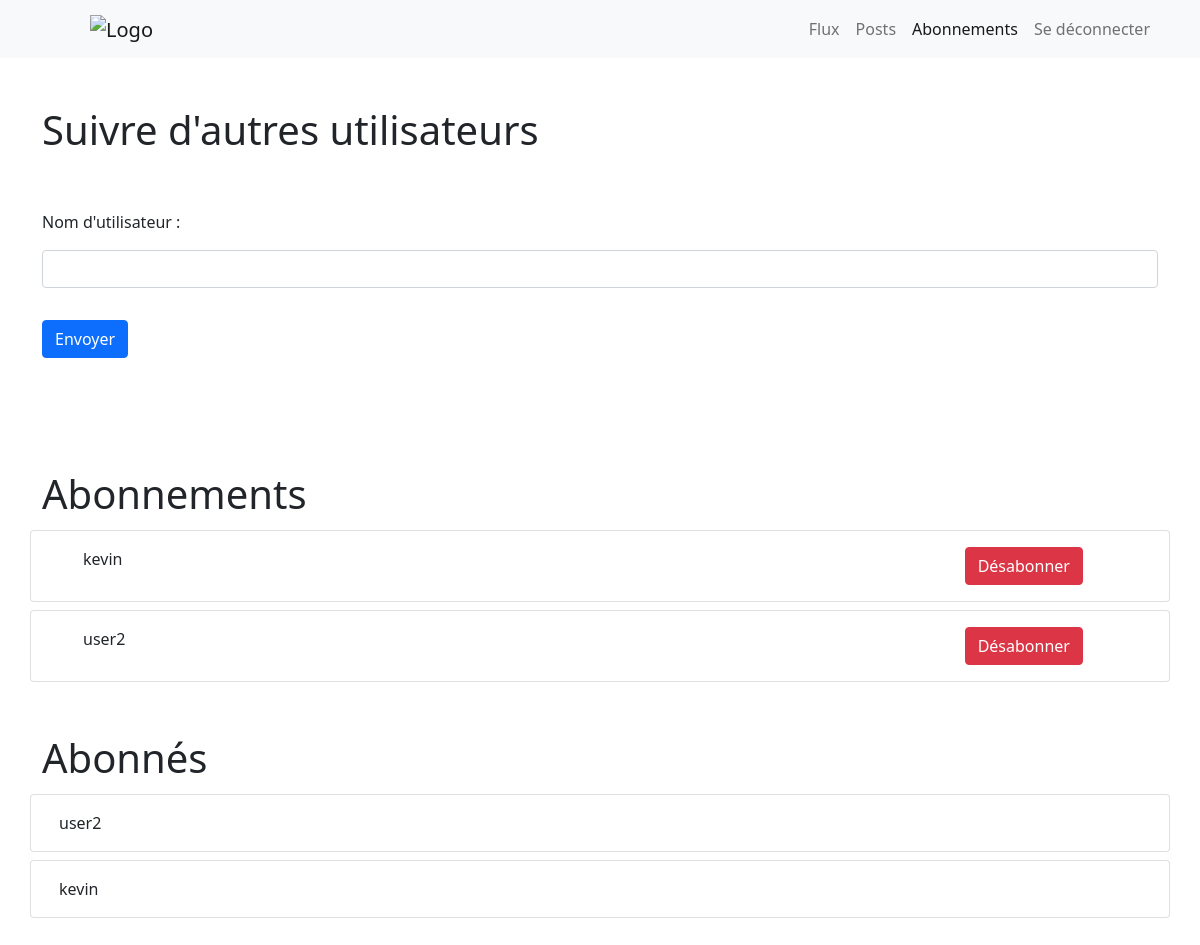
The page /flux/abonnements (signed in) on the database its author committed.
### flux/models.py (models this page shows)
class UserFollows(models.Model):
    user = models.ForeignKey(
        to=settings.AUTH_USER_MODEL,
        on_delete=models.CASCADE,
        related_name='following')
    followed_user = models.ForeignKey(
        to=settings.AUTH_USER_MODEL,
        on_delete=models.CASCADE,
        related_name='followed_by')
    class Meta:
        unique_together = ('user', 'followed_user', )

### accueil/models.py (models this page shows)
class User(AbstractUser):
    pass

### flux/views.py (the view, shortened to what this page needs)
# urls.py: path('abonnements', views.abonnements, name='abonnements'),
@login_required
def abonnements(request):
    form = AbonnementsForm
    followed_users = UserFollows.objects.filter(user=request.user.id)
    followers = UserFollows.objects.filter(followed_user=request.user.id)
    context = {'form': form, 'followed_users': followed_users, 'followers': followers, 'current_page': 'abonnements'}
    return render(request, 'flux/abonnements.html', context)

### flux/templates/flux/abonnements.html (shortened to what this page needs)
{% extends "base_generic.html" %}
{% block content %}
<div class="container my-5">
    <h1> Suivre d'autres utilisateurs</h1>
    <div class="row">
        <div class="col-12">
            <form class='my-5' action="" enctype="multipart/form-data" method="post">
                {{form}}
                <button id = "create-review-submit" type="submit" class="btn btn-primary my-3">Envoyer</button>
            </form>
        </div>
    </div>
</div>
<div class="container my-5">
    <h1>Abonnements</h1>
    <div class="row">
        {% for followed_user in followed_users %}
            <div class="card my-1">
                <div class="card-body">
                    <div class="container">
                        <div class="row">
                            <div class="col-10">{{followed_user.followed_user}}</div>
                            <div class="col-2">
                                <a name="désabonner" id="désabonner" class="btn btn-danger" href="unsubscribe/{{followed_user.id}}" role="button">Désabonner</a>
                            </div>
                        </div>
                    </div>
                </div>
            </div>
        {% endfor %}
    </div>
</div>
<div class="container my-5">
    <h1>Abonnés</h1>
    <div class="row">
        {% for follower in followers %}
            <div class="card my-1">
                <div class="card-body">
                    <p class="card-text">{{follower.user}}</p>
                </div>
            </div>
        {% endfor %}
    </div>
</div>
{% endblock content %}

### rows shown on the page
UserFollows: followed_user "kevin"
UserFollows: followed_user "user2"
UserFollows: user "user2"
UserFollows: user "kevin"
